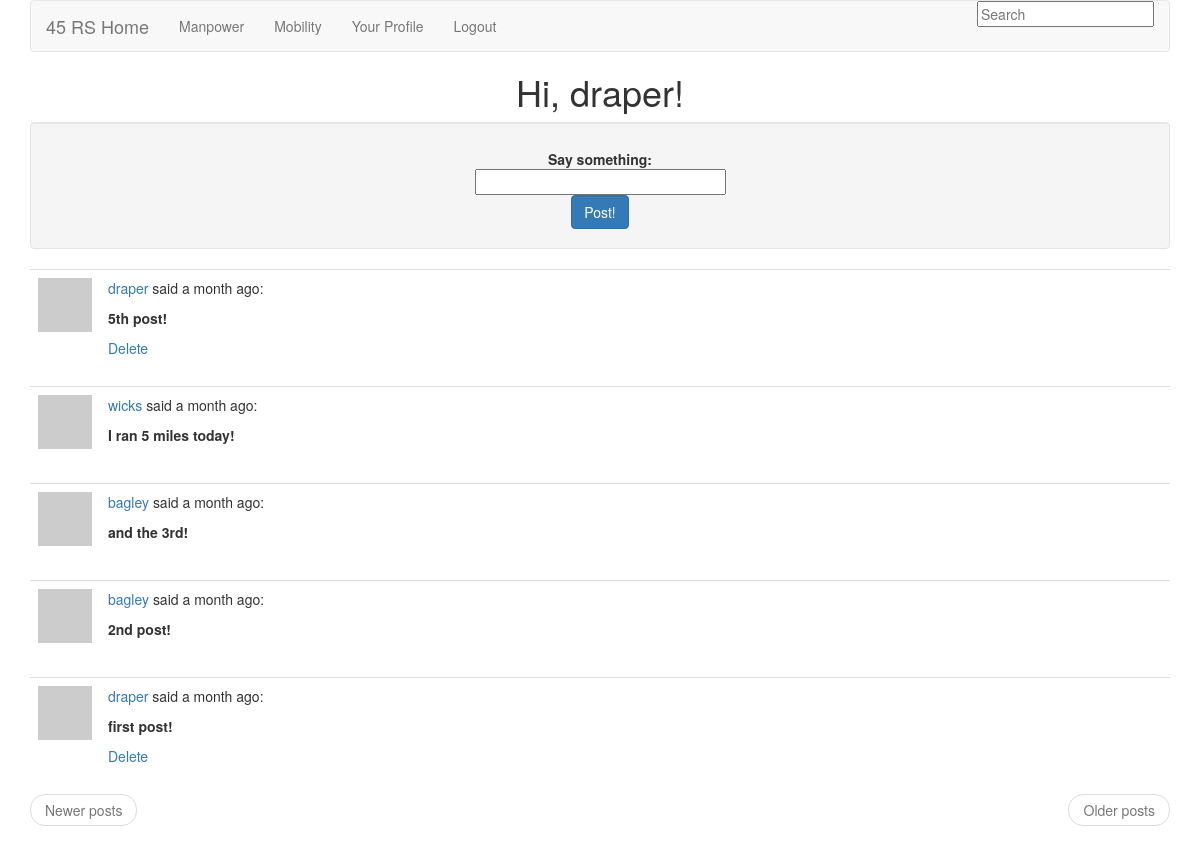
The app's page /index (signed in) with its own data.
### app/models.py (models this page shows, shortened)
class User(db.Model):
    id = db.Column(db.Integer, primary_key=True)
    username = db.Column(db.String(32), index=True, unique=True, nullable=False)
    manpower_admin = db.Column(db.Boolean, default=False)
    mobility_admin = db.Column(db.Boolean, default=False)
    password_hash = db.Column(db.String(128))
    email = db.Column(db.String(120), index=True, unique=True)
    posts = db.relationship('Post', backref='author', lazy='dynamic')
    about_me = db.Column(db.String(140))
    last_seen = db.Column(db.DateTime)
    followed = db.relationship('User',
                               secondary=followers,
                               primaryjoin=(followers.c.follower_id == id),
                               secondaryjoin=(followers.c.followed_id == id),
                               backref=db.backref('followers', lazy='dynamic'),
                               lazy='dynamic')
    @property
    def is_authenticated(self):
        return True
    def avatar(self, size):
        return 'http://www.gravatar.com/avatar/%s?d=mm&s=%d' % \
            (md5(self.username.encode('utf-8')).hexdigest(), size)
    def followed_posts(self):
        return Post.query.join(
            followers, (followers.c.followed_id == Post.user_id)).filter(
                followers.c.follower_id == self.id).order_by(
                    Post.timestamp.desc())

class Post(db.Model):
    __searchable__ = ['body']
    id = db.Column(db.Integer, primary_key=True)
    body = db.Column(db.String(140))
    timestamp = db.Column(db.DateTime)
    user_id = db.Column(db.Integer, db.ForeignKey('user.id'))
    language = db.Column(db.String(5))

### app/views.py (the view, shortened to what this page needs)
@app.route('/', methods=['GET', 'POST'])
@app.route('/index', methods=['GET', 'POST'])
@app.route('/index/<int:page>', methods=['GET', 'POST'])
@login_required
def index(page=1):
    form = PostForm()
    posts = g.user.followed_posts().paginate(page, POSTS_PER_PAGE, False)
    return render_template('index.html',
                           title='Home',
                           form=form,
                           posts=posts)

### app/forms.py
class SearchForm(FlaskForm):
    search = StringField('search', validators=[DataRequired()])

class PostForm(FlaskForm):
    post = StringField('post', validators=[DataRequired()])

### app/momentjs.py (called while the page is built)
    def render(self, format):
        return Markup(
            "<script>\ndocument.write(moment(\"%s\").%s);\n</script>" %
            (self.timestamp.strftime("%Y-%m-%dT%H:%M:%S Z"), format))

    def fromNow(self):
        return self.render("fromNow()")

### app/views.py (called while the page is built)
@babel.localeselector
def get_locale():
    return request.accept_languages.best_match(LANGUAGES.keys())

@lm.user_loader
def load_user(id):
    return User.query.get(int(id))

@app.before_request
def before_request():
    g.user = current_user
    if g.user.is_authenticated:
        g.user.last_seen = datetime.utcnow()
        db.session.add(g.user)
        db.session.commit()
        g.search_form = SearchForm()
    g.locale = get_locale()

@app.after_request
def after_request(response):
    for query in get_debug_queries():
        if query.duration >= DATABASE_QUERY_TIMEOUT:
            app.logger.warning(
                "SLOW QUERY: %s\nParameters: %s\nDuration: %fs\nContext: %s\n" %
                (query.statement, query.parameters, query.duration,
                 query.context))
    return response

### app/templates/index.html (shortened to what this page needs)
{% extends "base.html" %}
{% block content %}
    <h1>{{ _('Hi, %(username)s!', username=g.user.username) }}</h1>
    <div class="well">
        <form class="form-horizontal" action="" method="post" name="post">
            <div class="control-group{% if form.post.errors %} error{% endif %}">
                <label class="control-label" for="post">{{ _('Say something:') }}</label>
                <div class="controls">
                    {{ form.post(size=30, maxlength=140) }}
                </div>
            </div>
            <div class="control-group">
                <div class="controls">
                    <input class="btn btn-primary" type="submit" value="{{ _('Post!') }}">
                </div>
            </div>
        </form>
    </div>
    {% for post in posts.items %}
        {% include 'post.html' %}
    {% endfor %}
    <ul class="pager">
        {% if posts.has_prev %}
        <li class="previous"><a href="{{ url_for('index', page=posts.prev_num) }}">{{ _('Newer posts') }}</a></li>
        {% else %}
        <li class="previous disabled"><a href="#">{{ _('Newer posts') }}</a></li>
        {% endif %}
        {% if posts.has_next %}
        <li class="next"><a href="{{ url_for('index', page=posts.next_num) }}">{{ _('Older posts') }}</a></li>
        {% else %}
        <li class="next disabled"><a href="#">{{ _('Older posts') }}</a></li>
        {% endif %}
    </ul>
{% endblock %}

### app/templates/post.html (shortened to what this page needs)
<table class="table table-hover">
    <tr>
        <td width="70px"><a href="{{ url_for('user', username=post.author.username) }}"><img src="{{ post.author.avatar(70) }}" /></a></td>
        <td>
            {% autoescape false %}
            <p>{{ _('%(username)s said %(when)s:', username='<a href="%s">%s</a>' % (url_for('user', username=post.author.username), post.author.username), when=momentjs(post.timestamp).fromNow()) }}</p>
            {% endautoescape %}
            <p><strong><span id="post{{ post.id }}">{{ post.body }}</span></strong></p>
            {% if post.author.id == g.user.id %}
            <div><a href="{{ url_for('delete', id = post.id) }}">{{ _('Delete') }}</a></div>
            {% endif %}
        </td>
    </tr>
</table>

### app/static/styles.css (style rules this page uses)
main img { max-width: 100%; }
main td { text-align: left; }

### records on screen
Post: body "5th post!"
Post: body "I ran 5 miles today!"
Post: body "and the 3rd!"
Post: body "2nd post!"
Post: body "first post!"
